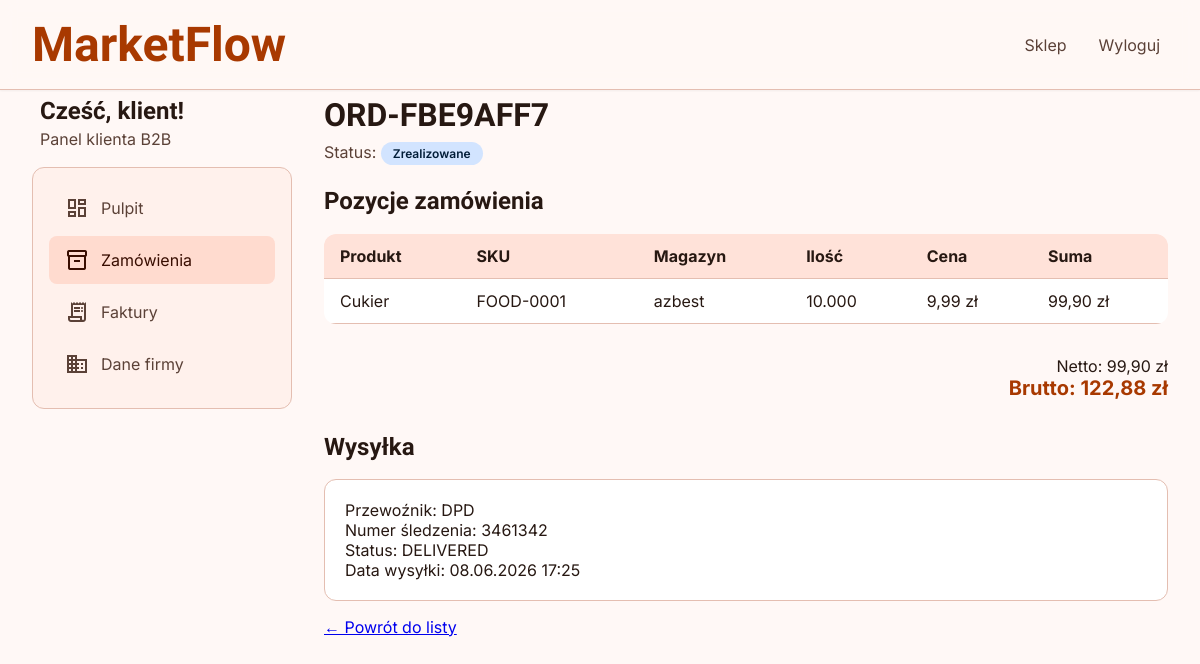
Screenshot of /ZZZ/panel/order.php?id=2 (signed in) with the database file from the repository.
### tables this page shows
CREATE TABLE `users` (
  `id` bigint(20) NOT NULL,
  `customer_id` bigint(20) DEFAULT NULL,
  `username` varchar(128) NOT NULL,
  `password_hash` varchar(255) NOT NULL,
  `email` varchar(128) NOT NULL,
  `role_id` smallint(6) NOT NULL,
  `is_active` tinyint(1) NOT NULL DEFAULT 1,
  `created_at` timestamp NOT NULL DEFAULT current_timestamp()
);

CREATE TABLE `orders` (
  `id` bigint(20) NOT NULL,
  `order_number` varchar(64) NOT NULL,
  `customer_id` bigint(20) NOT NULL,
  `user_id` bigint(20) DEFAULT NULL,
  `status` varchar(32) NOT NULL DEFAULT 'CREATED',
  `total_net` decimal(18,4) NOT NULL DEFAULT 0.0000,
  `total_gross` decimal(18,4) NOT NULL DEFAULT 0.0000,
  `created_at` timestamp NOT NULL DEFAULT current_timestamp(),
  `updated_at` timestamp NOT NULL DEFAULT current_timestamp() ON UPDATE current_timestamp()
);

CREATE TABLE `order_lines` (
  `id` bigint(20) NOT NULL,
  `order_id` bigint(20) NOT NULL,
  `product_id` bigint(20) NOT NULL,
  `warehouse_id` bigint(20) DEFAULT NULL,
  `quantity` decimal(18,3) NOT NULL,
  `unit_price` decimal(18,4) NOT NULL,
  `line_total` decimal(18,4) NOT NULL
);

CREATE TABLE `products` (
  `id` bigint(20) NOT NULL,
  `sku` varchar(64) NOT NULL,
  `name` varchar(255) NOT NULL,
  `description` text DEFAULT NULL,
  `image_path` varchar(255) DEFAULT NULL,
  `category_id` bigint(20) DEFAULT NULL,
  `unit` varchar(32) NOT NULL,
  `is_active` tinyint(1) NOT NULL DEFAULT 1,
  `created_at` timestamp NOT NULL DEFAULT current_timestamp(),
  `updated_at` timestamp NOT NULL DEFAULT current_timestamp() ON UPDATE current_timestamp(),
  `type` varchar(20) NOT NULL DEFAULT 'electronic',
  `warranty_months` int(11) DEFAULT NULL,
  `expiration_date` date DEFAULT NULL
);

CREATE TABLE `warehouses` (
  `id` bigint(20) NOT NULL,
  `code` varchar(32) NOT NULL,
  `name` varchar(128) NOT NULL,
  `address` varchar(255) DEFAULT NULL,
  `created_at` timestamp NOT NULL DEFAULT current_timestamp()
);

CREATE TABLE `shipments` (
  `id` bigint(20) NOT NULL,
  `order_id` bigint(20) NOT NULL,
  `carrier` varchar(128) DEFAULT NULL,
  `tracking_number` varchar(128) DEFAULT NULL,
  `shipped_at` timestamp NULL DEFAULT NULL,
  `status` varchar(32) NOT NULL DEFAULT 'PENDING'
);

### ZZZ/config/database.php (called while the page is built, shortened)
<?php
function loadEnv(string $path): array
{
    $env = [];
    if (!is_readable($path)) {
        return $env;
    }
    return $env;
}
function db(): PDO
{
    static $pdo = null;
    if ($pdo instanceof PDO) {
        return $pdo;
    }
    $root = dirname(__DIR__);
    $env = loadEnv($root . '/.env');
    if ($env === []) {
        $env = loadEnv($root . '/.env.example');
    }
    $host = $env['DB_HOST'] ?? '127.0.0.1';
    $port = $env['DB_PORT'] ?? '3306';
    $name = $env['DB_NAME'] ?? 'warehouse';
    $user = $env['DB_USER'] ?? 'root';
    $pass = $env['DB_PASS'] ?? '';
    $dsn = sprintf('mysql:host=%s;port=%s;dbname=%s;charset=utf8mb4', $host, $port, $name);
    $pdo = new PDO($dsn, $user, $pass, [
        PDO::ATTR_ERRMODE => PDO::ERRMODE_EXCEPTION,
        PDO::ATTR_DEFAULT_FETCH_MODE => PDO::FETCH_ASSOC,
        PDO::ATTR_EMULATE_PREPARES => false,
    ]);
    return $pdo;
}

### ZZZ/includes/helpers.php (called while the page is built, shortened)
<?php
function e(?string $value): string
{
    return htmlspecialchars((string) $value, ENT_QUOTES, 'UTF-8');
}
function appConfig(string $key, mixed $default = null): mixed
{
    static $env = null;
    if ($env === null) {
        $root = dirname(__DIR__);
        $env = loadEnv($root . '/.env');
        if ($env === []) {
            $env = loadEnv($root . '/.env.example');
        }
    }
    return $env[$key] ?? $default;
}
function formatMoney(float $amount): string
{
    return number_format($amount, 2, ',', ' ') . ' zł';
}
function orderStatusLabel(string $status): string
{
    return match ($status) {
        'NEW', 'CREATED' => 'Nowe',
        'CONFIRMED' => 'Potwierdzone',
        'SHIPPED' => 'Wysłane',
        'COMPLETED' => 'Zrealizowane',
        'CANCELLED' => 'Anulowane',
        default => $status,
    };
}
    return 'ORD-' . strtoupper(bin2hex(random_bytes(4)));

### ZZZ/includes/bootstrap.php (called while the page is built, shortened)
<?php
require_once dirname(__DIR__) . '/config/database.php';
require_once __DIR__ . '/helpers.php';
require_once __DIR__ . '/repositories/OrderRepository.php';
require_once __DIR__ . '/repositories/UserRepository.php';
require_once __DIR__ . '/auth.php';
function appUrl(string $path = ''): string
{
    $base = rtrim((string) appConfig('APP_URL', ''), '/');
    return $base . $path;
}

### ZZZ/includes/auth.php (called while the page is built, shortened)
<?php
function currentUser(): ?array
{
    static $user = null;
    if ($user !== null) {
        return $user;
    }
    $repo = new UserRepository(db());
    $user = $repo->findById((int) $_SESSION['user_id']);
    return $user ?: null;
}
function isLoggedIn(): bool
{
    return currentUser() !== null;
}
function userRole(): ?string
{
    $user = currentUser();
    return $user['role_name'] ?? null;
}
function requireLogin(string $redirectTo = '/public/login.php'): void
{
    if (!isLoggedIn()) {
        $base = rtrim((string) appConfig('APP_URL', ''), '/');
        redirect($base . $redirectTo);
    }
}
function requireRole(string $role): void
{
    requireLogin();
}
function customerId(): ?int
{
    $user = currentUser();
    return (int) $user['customer_id'];
}

### ZZZ/includes/repositories/UserRepository.php (called while the page is built, shortened)
<?php
class UserRepository
{
    public function findById(int $id): ?array
    {
        $stmt = $this->pdo->prepare('SELECT u.*, r.name AS role_name FROM users u
            JOIN roles r ON r.id = u.role_id WHERE u.id = ?');
        $stmt->execute([$id]);
        $row = $stmt->fetch();
        return $row ?: null;
    }
}

### ZZZ/includes/repositories/OrderRepository.php (called while the page is built, shortened)
<?php
class OrderRepository
{
    public function findByIdForCustomer(int $id, int $customerId): ?array
    {
        $stmt = $this->pdo->prepare('SELECT * FROM orders WHERE id = ? AND customer_id = ?');
        $stmt->execute([$id, $customerId]);
        $row = $stmt->fetch();
        return $row ?: null;
    }
    public function getLines(int $orderId): array
    {
        $stmt = $this->pdo->prepare('SELECT ol.*, p.name AS product_name, p.sku, w.name AS warehouse_name
            FROM order_lines ol
            JOIN products p ON p.id = ol.product_id
            LEFT JOIN warehouses w ON w.id = ol.warehouse_id
            WHERE ol.order_id = ?');
        $stmt->execute([$orderId]);
        return $stmt->fetchAll();
    }
    public function getShipment(int $orderId): ?array
    {
        $stmt = $this->pdo->prepare('SELECT * FROM shipments WHERE order_id = ? LIMIT 1');
        $stmt->execute([$orderId]);
        $row = $stmt->fetch();
        return $row ?: null;
    }
}

### ZZZ/panel/order.php (the view, shortened to what this page needs)
<?php
require_once dirname(__DIR__) . '/includes/bootstrap.php';
requireRole('customer');
require_once dirname(__DIR__) . '/includes/layout/panel_layout.php';
$customerId = customerId();
$orderId = (int) ($_GET['id'] ?? 0);
$orderRepo = new OrderRepository($pdo);
$order = $orderRepo->findByIdForCustomer($orderId, $customerId);
$lines = $orderRepo->getLines($orderId);
$shipment = $orderRepo->getShipment($orderId);
panelHeader('Zamówienie ' . $order['order_number'], 'orders');
?>
<h1 class="font-headline-lg" style="margin-bottom:8px;"><?= e($order['order_number']) ?></h1>
<p style="margin-bottom:24px;color:var(--on-surface-variant);">Status: <span class="badge"><?= e(orderStatusLabel($order['status'])) ?></span></p>
<h2 class="font-headline-md" style="margin-bottom:16px;">Pozycje zamówienia</h2>
<table class="data-table" style="margin-bottom:32px;">
    <thead>
        <tr><th>Produkt</th><th>SKU</th><th>Magazyn</th><th>Ilość</th><th>Cena</th><th>Suma</th></tr>
    </thead>
    <tbody>
        <?php foreach ($lines as $line): ?>
        <tr>
            <td><?= e($line['product_name']) ?></td>
            <td><?= e($line['sku']) ?></td>
            <td><?= e($line['warehouse_name'] ?? '—') ?></td>
            <td><?= e((string) $line['quantity']) ?></td>
            <td><?= e(formatMoney((float) $line['unit_price'])) ?></td>
            <td><?= e(formatMoney((float) $line['line_total'])) ?></td>
        </tr>
        <?php endforeach; ?>
    </tbody>
</table>
<div style="text-align:right;margin-bottom:32px;">
    <p>Netto: <?= e(formatMoney((float) $order['total_net'])) ?></p>
    <p style="font-size:20px;font-weight:700;color:var(--primary);">Brutto: <?= e(formatMoney((float) $order['total_gross'])) ?></p>
</div>
<?php if ($shipment): ?>
<h2 class="font-headline-md" style="margin-bottom:16px;">Wysyłka</h2>
<div class="order-card-panel">
    <p>Przewoźnik: <?= e($shipment['carrier'] ?? '—') ?></p>
    <p>Numer śledzenia: <?= e($shipment['tracking_number'] ?? '—') ?></p>
    <p>Status: <?= e($shipment['status']) ?></p>
    <?php if ($shipment['shipped_at']): ?>
    <p>Data wysyłki: <?= e(date('d.m.Y H:i', strtotime($shipment['shipped_at']))) ?></p>
    <?php endif; ?>
</div>
<?php endif; ?>
<a href="<?= e(appUrl('/panel/orders.php')) ?>">← Powrót do listy</a>
<?php panelFooter(); ?>

### ZZZ/includes/layout/panel_layout.php (shortened to what this page needs)
<?php
function panelHeader(string $title, string $active = ''): void
{
    $user = currentUser();
    ?>
<!DOCTYPE html>
<html lang="pl">
<head>
    <link rel="stylesheet" href="<?= e(appUrl('/public/assets/css/style.css')) ?>">
</head>
<body>
<nav class="navbar">
    <div class="navbar-container">
        <a href="<?= e(appUrl('/public/index.php')) ?>" class="navbar-logo">MarketFlow</a>
        <div class="navbar-actions">
            <a href="<?= e(appUrl('/public/index.php')) ?>">Sklep</a>
            <a href="<?= e(appUrl('/panel/logout.php')) ?>">Wyloguj</a>
        </div>
    </div>
</nav>
<div class="panel-wrap">
    <aside class="panel-sidebar">
        <div style="margin-bottom:16px;padding:0 8px;">
            <h2 class="font-headline-md">Cześć, <?= e($user['username'] ?? 'Klient') ?>!</h2>
            <p class="font-body-md" style="color:var(--on-surface-variant);">Panel klienta B2B</p>
        </div>
        <nav>
            <a href="<?= e(appUrl('/panel/')) ?>" class="<?= $active === 'dashboard' ? 'active' : '' ?>"><span class="material-symbols-outlined">dashboard</span> Pulpit</a>
            <a href="<?= e(appUrl('/panel/orders.php')) ?>" class="<?= $active === 'orders' ? 'active' : '' ?>"><span class="material-symbols-outlined">inventory_2</span> Zamówienia</a>
            <a href="<?= e(appUrl('/panel/invoices.php')) ?>" class="<?= $active === 'invoices' ? 'active' : '' ?>"><span class="material-symbols-outlined">receipt_long</span> Faktury</a>
            <a href="<?= e(appUrl('/panel/account.php')) ?>" class="<?= $active === 'account' ? 'active' : '' ?>"><span class="material-symbols-outlined">business</span> Dane firmy</a>
        </nav>
    </aside>
    <main class="panel-content">
    <?php
}
function panelFooter(): void
{
    ?>
    </main>
</div>
</body>
</html>
    <?php
}

### ZZZ/public/assets/css/style.css (style rules this page uses)
:root { --surface: #fff8f6; --on-surface: #271812; --surface-variant: #fadcd2; --on-surface-variant: #5b4137; --surface-container: #ffe9e3; --surface-container-low: #fff1ec; --surface-container-high: #ffe2d9; --surface-container-lowest: #ffffff; --surface-container-highest: #fadcd2; --surface-bright: #fff8f6; --surface-dim: #f1d4ca; --primary: #a83900; --on-primary: #ffffff; --primary-container: #ff5a00; --on-primary-container: #511700; --primary-fixed: #ffdbcf; --on-primary-fixed: #380d00; --primary-fixed-dim: #ffb59a; --on-primary-fixed-variant: #802900; --inverse-primary: #ffb59a; --secondary: #0050d7; --on-secondary: #ffffff; --secondary-container: #2569fe; --on-secondary-container: #fefcff; --secondary-fixed: #dbe1ff; --secondary-fixed-dim: #b4c5ff; --on-secondary-fixed: #00174c; --on-secondary-fixed-variant: #003da9; --tertiary: #0061a6; --on-tertiary: #ffffff; --tertiary-container: #0095fc; --on-tertiary-container: #002c50; --tertiary-fixed: #d2e4ff; --tertiary-fixed-dim: #a0c9ff; --on-tertiary-fixed: #001c37; --on-tertiary-fixed-variant: #00497f; --error: #ba1a1a; --on-error: #ffffff; --error-container: #ffdad6; --on-error-container: #93000a; --background: #fff8f6; --on-background: #271812; --outline: #907065; --outline-variant: #e4beb1; --inverse-surface: #3e2c26; --inverse-on-surface: #ffede7; --surface-tint: #a83900; --font-display-lg: 48px; --font-headline-lg: 32px; --font-headline-md: 24px; --font-headline-lg-mobile: 24px; --font-body-lg: 18px; --font-body-md: 16px; --font-label-md: 14px; --font-label-sm: 12px; --font-price-display: 20px; --spacing-xs: 4px; --spacing-sm: 8px; --spacing-base: 4px; --spacing-md: 16px; --spacing-lg: 24px; --spacing-xl: 32px; --spacing-2xl: 48px; --spacing-gutter: 16px; --spacing-margin-mobile: 16px; --spacing-margin-desktop: 32px; }
* { margin: 0; padding: 0; box-sizing: border-box; }
html, body { background-color: var(--surface); color: var(--on-surface); font-family: 'Inter', sans-serif; -webkit-font-smoothing: antialiased; -moz-osx-font-smoothing: grayscale; }
.font-headline-lg { font-family: 'Hanken Grotesk', sans-serif; font-size: 32px; font-weight: 700; line-height: 1.2; }
.font-headline-md { font-family: 'Hanken Grotesk', sans-serif; font-size: 24px; font-weight: 600; line-height: 1.3; }
.font-body-md { font-family: 'Inter', sans-serif; font-size: 16px; font-weight: 400; line-height: 1.5; }
.material-symbols-outlined { font-family: 'Material Symbols Outlined'; font-weight: 400; font-style: normal; font-size: 24px; display: inline-flex; align-items: center; justify-content: center; text-transform: none; letter-spacing: normal; word-wrap: normal; white-space: nowrap; direction: ltr; }
nav.navbar { position: fixed; top: 0; left: 0; right: 0; z-index: 50; background-color: rgba(255, 248, 246, 0.8); backdrop-filter: blur(8px); border-bottom: 1px solid var(--outline-variant); box-shadow: 0 1px 2px rgba(0, 0, 0, 0.05); padding: var(--spacing-md) var(--spacing-margin-desktop); }
.navbar-container { display: flex; align-items: center; justify-content: space-between; max-width: 1280px; margin: 0 auto; }
.navbar-logo { font-size: var(--font-display-lg); font-weight: 800; color: var(--primary); font-family: 'Hanken Grotesk', sans-serif; text-decoration: none; }
.navbar-actions { flex: 1; display: flex; align-items: center; justify-content: flex-end; gap: var(--spacing-md); }
.navbar-actions button, .navbar-actions a { background: none; border: none; cursor: pointer; padding: 8px; border-radius: 50%; color: var(--on-surface-variant); transition: background-color 0.3s ease, color 0.3s ease; text-decoration: none; }
main { padding-top: 0; }

### rows the page displays
users: username "klient"
orders: order_number "ORD-FBE9AFF7", status "Zrealizowane", total_net "99,90 zł", total_gross "122,88 zł"
order_lines: product.name "Cukier", product.sku "FOOD-0001", warehouse.name "azbest", quantity "10.000", unit_price "9,99 zł", line_total "99,90 zł"
shipments: carrier "DPD", tracking_number "3461342", status "DELIVERED", shipped_at "08.06.2026 17:25"
